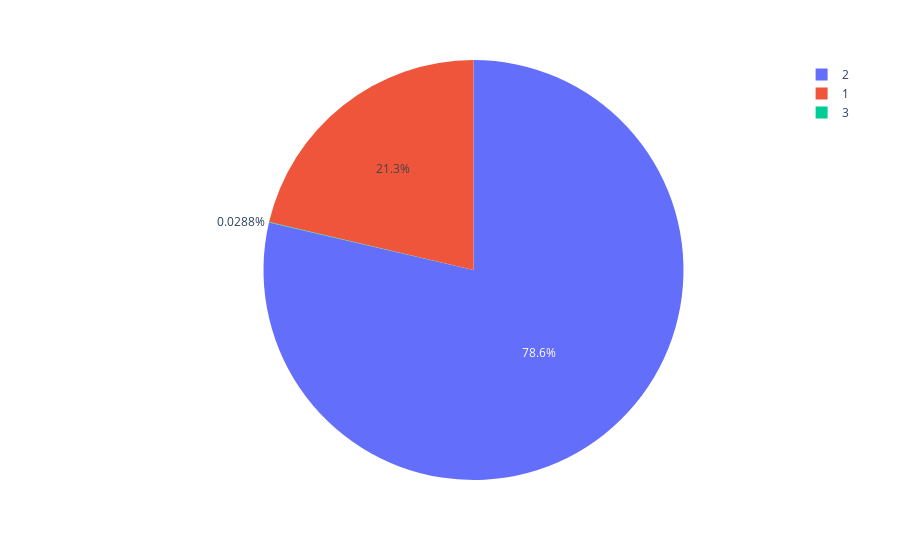

Notebook code for this chart:
### Markdown cell above
Ideia (meio besta talvez?): Para evitar precisar ficar comentando e descomentando cada subcódigo, que tal um breve menu feito com match case (ou ifs) e input para selecionar, por exemplo, qual inserção quer realizar?

### Code cell
#Gráfico dos gêneros
dadosGeneros = BancoLocal.buscar_dados('gen_periodo')[['quantidade', 'gen_cod']]
dadosSuicidiosGeral = s_total.dataframe['valor'].sum() - (dadosGeneros['quantidade'].sum())
print(dadosSuicidiosGeral)

soma_generos = dadosGeneros.groupby('gen_cod', as_index=False)['quantidade'].sum()
novo_dado = pd.DataFrame({'gen_cod': [3], 'quantidade': [dadosSuicidiosGeral]})
dados_final = pd.concat([soma_generos, novo_dado], ignore_index=True)

px.pie(values=dados_final['quantidade'] , names=dados_final['gen_cod'])

### Figure 1 — Plotly figure (JSON) as saved in the notebook; plotly's stock layout.template omitted (floating-point values rounded to 4 significant figures)
{"data": [{"domain": {"x": [0, 1], "y": [0, 1]}, "hovertemplate": "label=%{label}<br>value=%{value}<extra></extra>", "labels": [1, 2, 3], "legendgroup": "", "name": "", "showlegend": true, "type": "pie", "values": [65261, 240550, 88]}], "layout": {"legend": {"tracegroupgap": 0}, "margin": {"t": 60}}}
